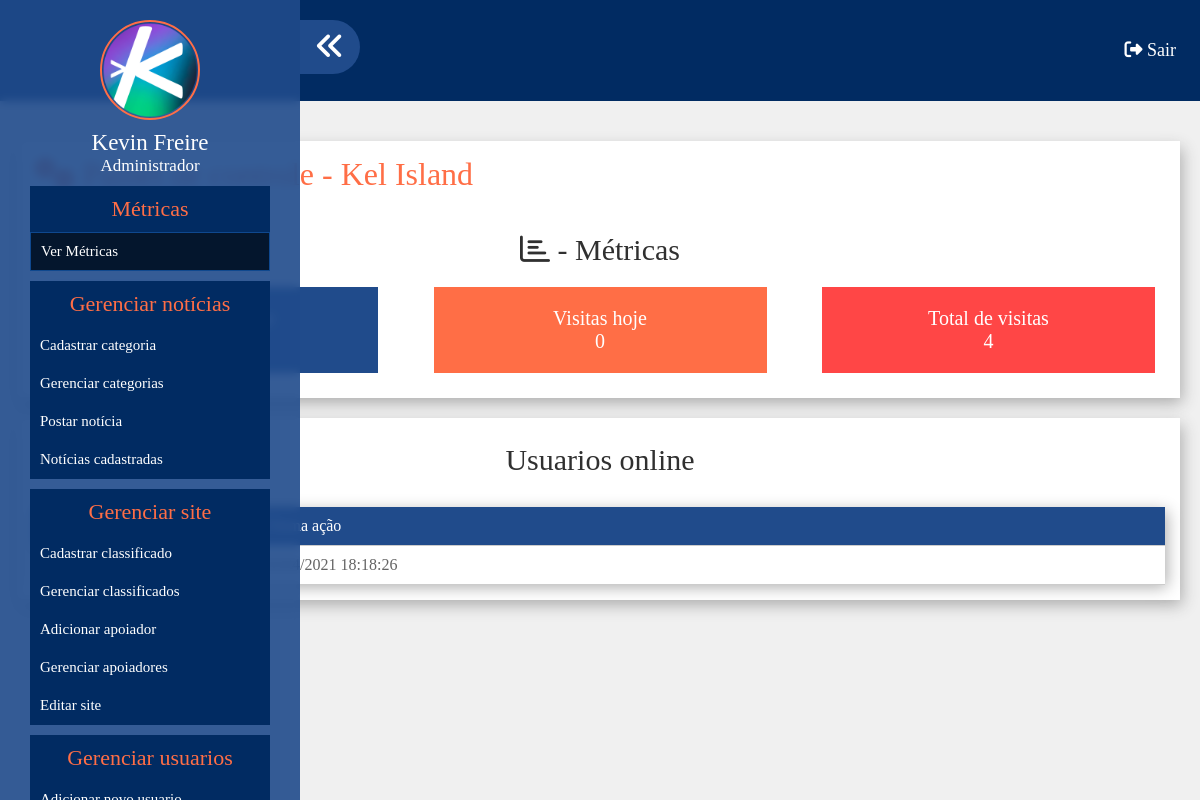
The page /pn/ (signed in) on the database as committed earlier.
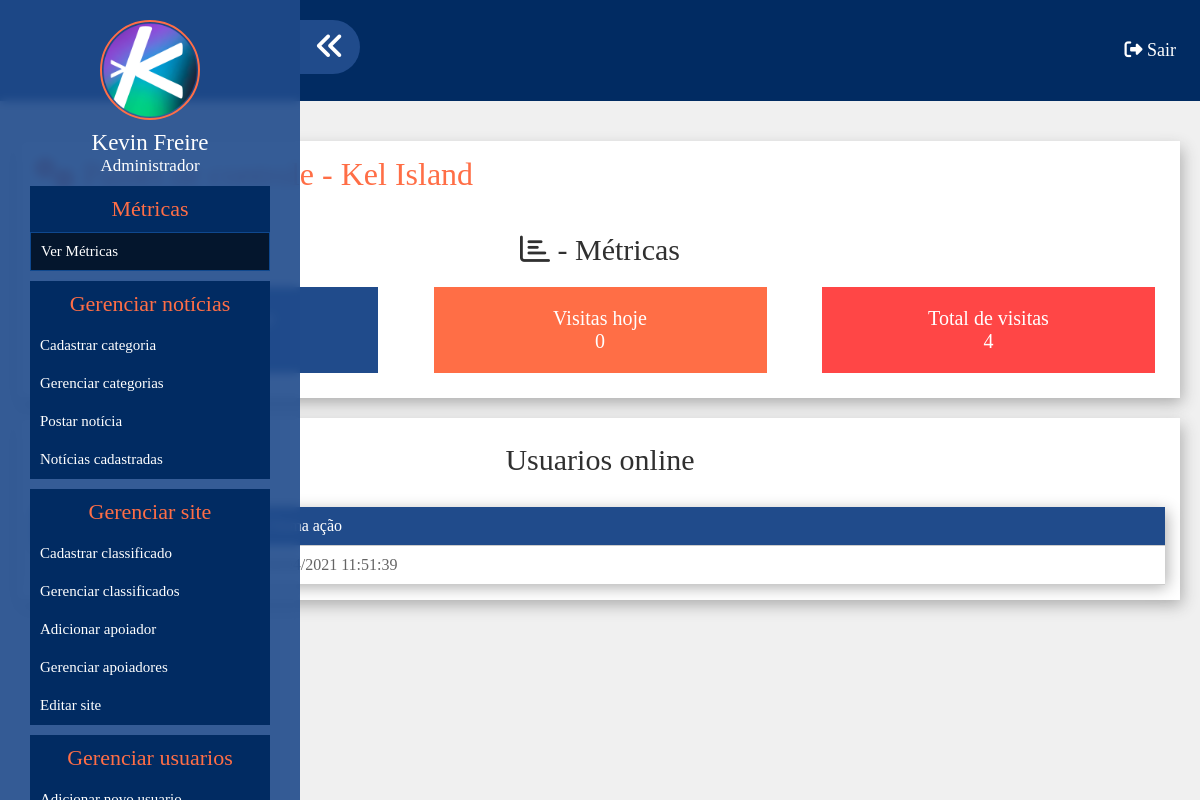
The same page on the database as committed later.
### classes/MySql.php (called while the page is built)
<?php
	class MySql{
		private static $pdo;
		public static function conectar(){
			if(self::$pdo == null){
				try{
				self::$pdo = new PDO('mysql:host='.HOST.';dbname='.DATABASE,USUARIO,SENHA,array(PDO::MYSQL_ATTR_INIT_COMMAND => "SET NAMES utf8"));
				self::$pdo->setAttribute(PDO::ATTR_ERRMODE,PDO::ERRMODE_EXCEPTION);
				}catch(Exception $e){
					echo '<h2>Erro ao conectar</h2>';
				}
			}
			return self::$pdo;
		}
	}
?>

### pn/pages/metricas.php (the view)
<?php
	$usuariosOnline = Painel::listarUsuarios();
	$visitasTotais = MySql::conectar()->prepare("SELECT * FROM `tb_admin.visitas`");
	$visitasTotais->execute();
	$visitasTotais = $visitasTotais->rowCount();
	$visitasHoje = MySql::conectar()->prepare("SELECT * FROM `tb_admin.visitas` WHERE data = ?");
	$visitasHoje->execute(array(date('Y-m-d')));
	$visitasHoje = $visitasHoje->rowCount();
?>
<div class="conteudo-painel">
	<h1><i class="fas fa-cogs"></i> Painel de controle - Kel Island</h1>
	<h2><i class="far fa-chart-bar"></i> - Métricas</h2>
	<div class="metricas">
		<div class="metrica-single">
			<h3>Usuarios online</h3>
			<p><?php echo count($usuariosOnline);?></p>
		</div>
		<div class="metrica-single">
			<h3>Visitas hoje</h3>
			<p><?php echo $visitasHoje?></p>
		</div>
		<div class="metrica-single">
			<h3>Total de visitas</h3>
			<p><?php echo $visitasTotais;?></p>
		</div>
	</div>
</div>
<div class="conteudo-painel">
	<div class="usuarios-online">
		<h2>Usuarios online</h2>
		<div class="table-overflow">
			<table>
					<tr>
					    <th>Ip</th>
					    <th>Última ação</th>
					</tr>
					<?php
						foreach ($usuariosOnline as $key => $value) {
					?>
					<tr>
					    <td><?php echo $value['ip']?></td>
					    <td><?php echo date('d/m/Y H:i:s',strtotime($value['ultima_acao']));?></td>
					</tr>
					<?php
						}
					?>
			</table>
		</div>
	</div>
</div>

### pn/index.php (shortened to what this page needs)
<?php
	if(Painel::logado()){
		include('main.php');
	}else{
		include('login.php');
	}
?>

### pn/main.php (shortened to what this page needs)
<!DOCTYPE html>
<html>
<head>
	<link rel="stylesheet" type="text/css" href="<?php echo INCLUDE_PATH_PAINEL?>css/style.css">
</head>
<body>
	<p class="btn-menu"><i class="fas fa-angle-double-left"></i></p>
	<div class="menu-painel">
		<div class="img-usuario">
			<?php
				if ($_SESSION['img'] == '') {
			?>
				<i class="fas fa-user"></i>
			<?php }else{?>
				<img src="<?php echo INCLUDE_PATH_PAINEL?>/uploads/<?php echo $_SESSION['img']?>">
			<?php }?>
		</div>
		<h2><?php echo ucfirst($_SESSION['nome']); ?></h2>
		<span><?php echo Painel::pegaCargo($_SESSION['cargo']); ?></span>
		<div class="itens-menu">
			<h3>Métricas</h3>
			<a <?php @Site::selectedMenu('')?> href="<?php echo INCLUDE_PATH_PAINEL?>">Ver Métricas</a>
		</div>
		<div class="itens-menu">
			<h3>Gerenciar notícias</h3>
			<a <?php Site::selectedMenu('cadastrar-categoria'); Permissao::verificaPermissaoMenu(1)?> href="<?php echo INCLUDE_PATH_PAINEL?>cadastrar-categoria">Cadastrar categoria</a>
			<a <?php Site::selectedMenu('gerenciar-categorias'); Permissao::verificaPermissaoMenu(1)?> href="<?php echo INCLUDE_PATH_PAINEL?>gerenciar-categorias">Gerenciar categorias</a>
			<a <?php Site::selectedMenu('postar-noticia'); Permissao::verificaPermissaoMenu(2)?> href="<?php echo INCLUDE_PATH_PAINEL?>postar-noticia">Postar notícia</a>
			<a <?php Site::selectedMenu('noticias-cadastradas');?> href="<?php echo INCLUDE_PATH_PAINEL?>noticias-cadastradas">Notícias cadastradas</a>
		</div>
		<div class="itens-menu">
			<h3>Gerenciar site</h3>
			<a <?php Site::selectedMenu('cadastrar-classificado'); Permissao::verificaPermissaoMenu(1)?> href="<?php echo INCLUDE_PATH_PAINEL?>cadastrar-classificado">Cadastrar classificado</a>
			<a <?php Site::selectedMenu('gerenciar-classificados'); Permissao::verificaPermissaoMenu(1)?> href="<?php echo INCLUDE_PATH_PAINEL?>gerenciar-classificados">Gerenciar classificados</a>
			<a <?php Site::selectedMenu('adicionar-apoiador'); Permissao::verificaPermissaoMenu(1)?> href="<?php echo INCLUDE_PATH_PAINEL?>adicionar-apoiador">Adicionar apoiador</a>
			<a <?php Site::selectedMenu('gerenciar-apoiadores'); Permissao::verificaPermissaoMenu(1)?> href="<?php echo INCLUDE_PATH_PAINEL?>gerenciar-apoiadores">Gerenciar apoiadores</a>
			<a <?php Site::selectedMenu('editar-site'); Permissao::verificaPermissaoMenu(1)?> href="<?php echo INCLUDE_PATH_PAINEL?>editar-site">Editar site</a>
		</div>
		<div class="itens-menu">
			<h3>Gerenciar usuarios</h3>
			<a <?php Site::selectedMenu('adicionar-usuario'); Permissao::verificaPermissaoMenu(0)?> href="<?php echo INCLUDE_PATH_PAINEL?>adicionar-usuario">Adicionar novo usuario</a>
		</div>
	</div>
	<div class="header-painel">
		<div class="center">
			<div class="logout">
				<a href="?logout"><i class="fas fa-sign-out-alt"></i> Sair</a>
			</div>
		</div>
	</div>
	<div class="sessao-conteudo">
		<?php Painel::carregarPagina();?>
	</div>
</body>
</html>

### classes/Site.php (shortened to what this page needs)
<?php
	class Site{
		public static function selectedMenu($par){
			$url = explode('/',@$_GET['url'])[0];
			if($url == $par)
				echo 'class="selected"';
		}
	}
?>

### classes/Permissao.php (shortened to what this page needs)
<?php
	class Permissao{
		public static function verificaPermissaoMenu($permissao){
			if($_SESSION['cargo'] > $permissao){
				echo 'style="display:none;"';
			}else{
				return;
			}
		}
	}
?>

### classes/Painel.php (shortened to what this page needs)
<?php
	class Painel{
		public static $cargos = [
			"0" => "Administrador",
			"1" => "Sub administrador",
			"2" => "Jornalista",
			"3" => "Editor"
		];
		public static function pegaCargo($i){
			return self::$cargos[$i];
		}
		public static function logado(){
			return isset($_SESSION['login']) ? true : false;
		}
		public static function carregarPagina(){
			if(isset($_GET['url'])){
				$url = explode('/',$_GET['url'])[0];
				if(file_exists('pages/'.$url.'.php'))
					include('pages/'.$url.'.php');
				else
					header('location: '.INCLUDE_PATH_PAINEL);
			}else{
				include('pages/metricas.php');
			}
		}
		public static function listarUsuarios(){
			$sql = MySql::conectar()->prepare("SELECT * FROM `tb_admin.online`");
			$sql->execute();
			return $sql->fetchAll();
		}
		public static function limparUsuariosOnline(){
			$date = date('Y-m-d H:i:s');
		}
	}
?>

### pn/css/style.css (style rules this page uses)
* { margin: 0; padding: 0; box-sizing: border-box; }
html,body { height: 100%; background-color: #f0f0f0; }
.center { max-width: 1300px; margin: 0 auto; padding: 0 2%; }
.header-painel { padding: 40px 0; background-color: #012B62; }
.logout { text-align: right; float: right; }
.logout a { color: white; text-decoration: none; font-size: 18px; }
.menu-painel { position: fixed; left: 0; width: 300px; height: 100%; background-color: rgba(32, 75, 139, 0.9); backdrop-filter: blur(5px); padding: 20px 30px; z-index: 2; overflow-x: hidden; overflow-y: auto; z-index: 999; }
p.btn-menu { font-size: 30px; color: white; background-color: #204B8B; display: inline-block; padding: 10px 15px; border-radius: 0 50px 50px 0; position: fixed; left: 300px; top: 20px; cursor: pointer; z-index: 999; }
.img-usuario { width: 100px; height: 100px; margin: 0 auto; border: 2px solid #ff6e46; border-radius: 50%; display: flex; align-items: center; justify-content: center; }
.img-usuario img { width: 100%; height: 100%; border-radius: 50%; object-fit: cover; }
.menu-painel > h2 { text-align: center; margin-top: 10px; color: white; font-weight: normal; font-size: 23px; }
.menu-painel span { text-align: center; display: block; color: white; font-size: 17px; }
.itens-menu { background-color: #012B62; margin-top: 10px; }
.itens-menu h3 { color: #ff6e46; text-align: center; padding: 10px; font-size: 22px; font-weight: normal; }
.itens-menu a { display: block; color: white; text-decoration: none; padding: 10px; border-bottom: 1px solid #012B62; font-size: 15px; }
.itens-menu a.selected { background: #04162d; border: 1px solid #0f488e; }
.sessao-conteudo { padding: 20px; }
.conteudo-painel { background-color: white; box-shadow: 3px 6px 15px -1px #ACACAC; padding: 15px; margin-top: 20px; }
.conteudo-painel h1 { color: #FF6E46; font-weight: normal; padding-bottom: 30px; }
.conteudo-painel h2 { color: #303030; padding: 10px; font-size: 30px; font-weight: normal; text-align: center; }
.metricas { display: flex; flex-wrap: wrap; justify-content: space-between; padding: 10px; }
.metrica-single { padding: 20px 2%; width: 30%; text-align: center; color: white; }
.metrica-single h3 { font-weight: normal; font-size: 20px; }
.metrica-single p { font-weight: normal; font-size: 20px; }
.metrica-single:nth-of-type(1) { background-color: #204B8B; }
.metrica-single:nth-of-type(2) { background-color: #FF6E46; }
.metrica-single:nth-of-type(3) { background-color: #ff4646; }
.table-overflow { overflow-x: auto; margin-top: 20px; box-shadow: 3px 3px 15px -1px #ACACAC; }
table { width: 100%; min-width: 700px; border-collapse: collapse; }
table th { background-color: #204B8B; color: white; padding: 10px 10px; font-weight: normal; text-align: left; }
table tr { border-bottom: 1px solid #ccc; color: #646464; }
table td { padding: 10px 10px; }

Rows that differ between the two databases and show on the page:
removed tb_admin.online: ultima_acao "03/04/2021 18:18:26"
added tb_admin.online: ultima_acao "04/04/2021 11:51:39"
